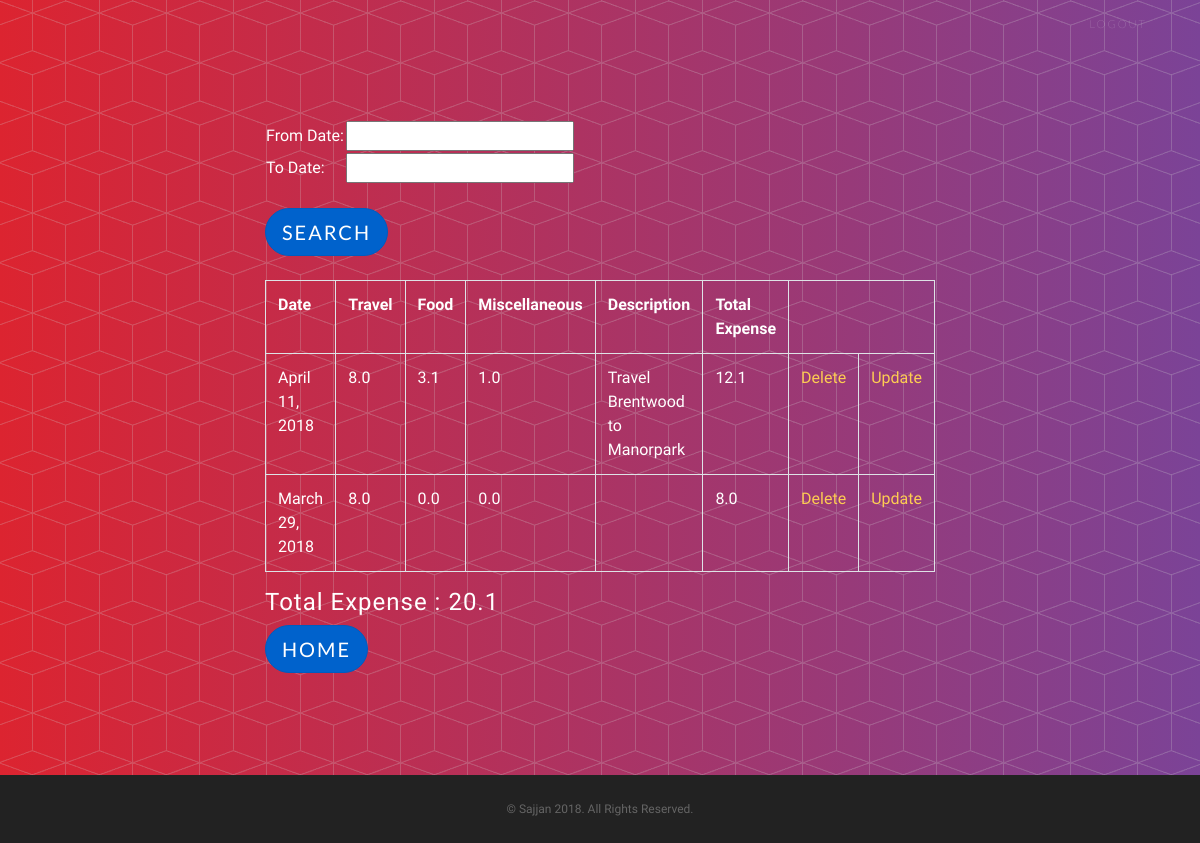
The app's page /expensetracker/list (signed in), older data.
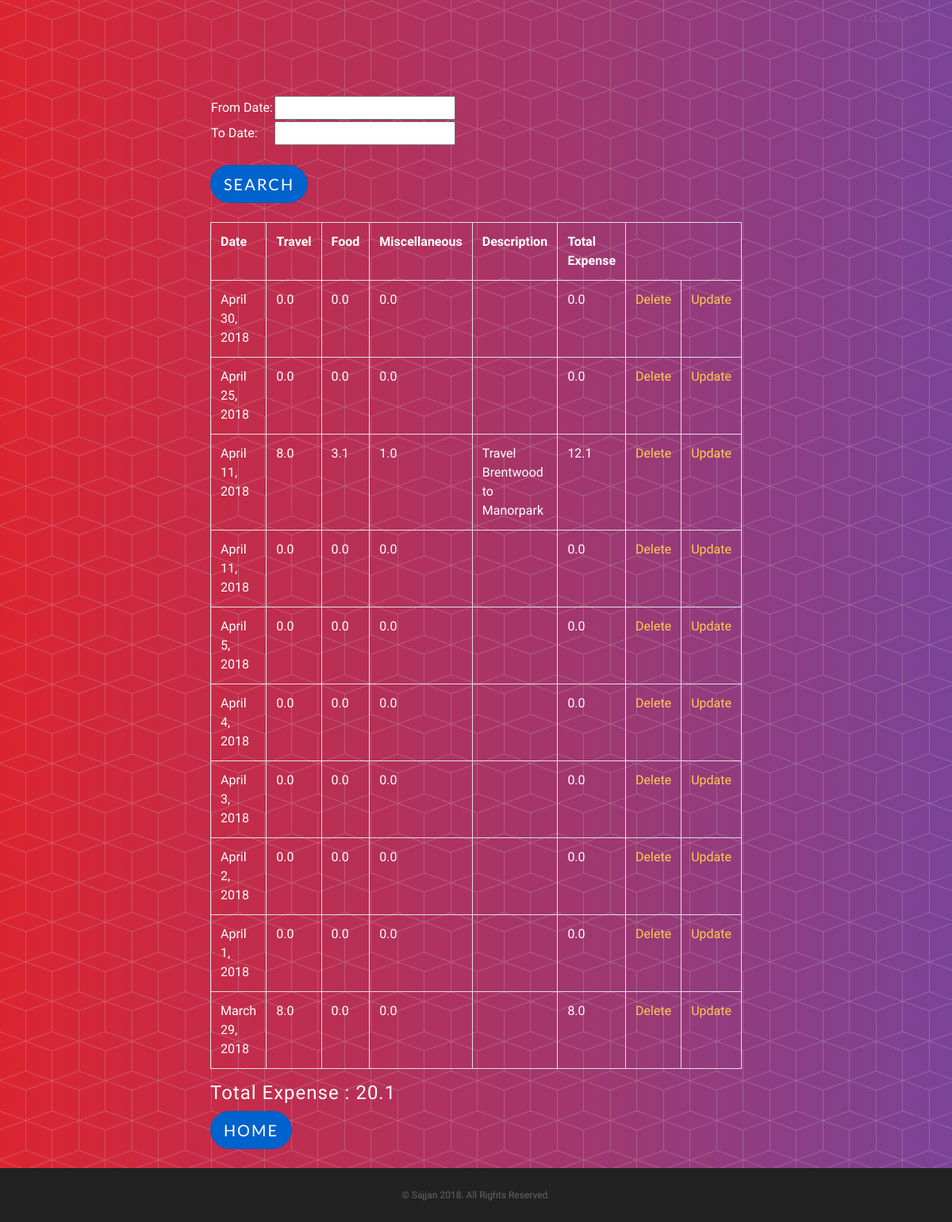
The same page, newer data.
### expensetracker/models.py (models this page shows)
class Expenses(models.Model):
    date = models.DateField('Date')
    travel = models.FloatField('Travel', blank=True,null=True, default=0)
    food = models.FloatField('Food', blank=True,null=True, default=0)
    miscellaneous = models.FloatField('Miscellaneous', blank=True,null=True, default=0)
    total_expense = models.FloatField('Total Expense', blank=True,null=True, default=0)
    descr = models.TextField('Description',max_length=2000,blank=True,null=True, default="")

### expensetracker/views.py (the view)
@login_required
def list(request):
    listExpenses = Expenses.objects.order_by('-date')
    return render_list(request,listExpenses)

### expensetracker/views.py (called while the page is built)
def render_list( request,listExpenses ):
    total = 0
    for expense in listExpenses:
        total += expense.total_expense
    return render(request,'list.html',{'total':total, 'expenses':listExpenses})

### expensetracker/templates/list.html (shortened to what this page needs)
{% extends 'base.html' %}
{% block content %}
    <br>
    <br>
    <form method="POST" action="search" >
        <table>
            <tr>
            <td>
            From Date:
            </td>
            <td>
            <input type="text" name="fromdate" id="fromdate">
            </td>
            </tr>
            <tr>
            <td>
            To Date:
            </td>
            <td>
            <input type="text" name="todate" id="todate">
            </td>
            </tr>
        </table>
        <br>
           <button type="submit" class="btn btn-primary btn-lg active">Search</button>
    </form>
    <br>
    <table class="table table-bordered ">
        <tr>
            <th> Date </th>
            <th> Travel </th>
            <th> Food </th>
            <th> Miscellaneous </th>
            <th> Description</th>
            <th> Total Expense</th>
        </tr>
    {% for expense in expenses %}
        <tr>
            <td>{{expense.date}}</td>
            <td>{{expense.travel}}</td>
            <td>{{expense.food}}</td>
            <td>{{expense.miscellaneous}}</td>
            <td>{{expense.descr}}</td>
            <td>{{expense.total_expense}}</td>
            <td> <a href="{% url 'delete' pk=expense.pk %}"> Delete </a> </td>
            <td> <a href="{% url 'update' pk=expense.pk %}"> Update </a> </td>
        </tr>
    {% endfor %}
    </table>
    <h4> Total Expense : {{total}}</h4>
    <a href="{% url 'index'%}" class="btn btn-primary btn-lg active" role="button" aria-pressed="true"> Home </a>
{% endblock %}

### expensetracker/templates/base.html (shortened to what this page needs)
{% load staticfiles %}
<!DOCTYPE html>
<html lang="en">
  <head>
    <link href="{% static 'vendor/bootstrap/css/bootstrap.min.css' %}" rel="stylesheet">
    <link rel="stylesheet" href="{% static 'vendor/font-awesome/css/font-awesome.min.css'%}">
    <link rel="stylesheet" href="{% static 'vendor/simple-line-icons/css/simple-line-icons.css'%}">
    <link rel="stylesheet" href="{% static 'device-mockups/device-mockups.min.css'%}">
    <link href="{% static 'css/new-age.min.css'%}" rel="stylesheet">
  </head>
  <body id="page-top">
    <nav class="navbar navbar-expand-lg navbar-light fixed-top" id="mainNav">
      <div class="container">
        <div class="collapse navbar-collapse" id="navbarResponsive">
          <ul class="navbar-nav ml-auto">
            <li class="nav-item">
                {% if user.is_authenticated %}
                  <a class="nav-link js-scroll-trigger" href="{% url 'logout' %}">logout</a>
                {%else%}
                <a class="nav-link js-scroll-trigger" href="{% url 'login' %}">login</a>
                {%endif%}
            </li>
          </ul>
        </div>
      </div>
    </nav>
    <header class="masthead">
        <br>
        <br>
        <br>
        <div class="container col-md-7">
          {% block content %}
          {%endblock%}
        </div>
        <br>
    </header>
    <footer>
      <div class="container">
        <p>&copy; Sajjan 2018. All Rights Reserved.</p>
      </div>
    </footer>
    <link href="https://code.jquery.com/ui/1.11.4/themes/smoothness/jquery-ui.css" rel="stylesheet" type="text/css">
  </body>
</html>

Row changes from the older to the newer data that the page shows:
added Expenses: date "April 30, 2018", travel "0.0", food "0.0", miscellaneous "0.0", total_expense "0.0"
added Expenses: date "April 25, 2018", travel "0.0", food "0.0", miscellaneous "0.0", total_expense "0.0"
added Expenses: date "April 11, 2018", travel "0.0", food "0.0", miscellaneous "0.0", total_expense "0.0"
added Expenses: date "April 5, 2018", travel "0.0", food "0.0", miscellaneous "0.0", total_expense "0.0"
added Expenses: date "April 4, 2018", travel "0.0", food "0.0", miscellaneous "0.0", total_expense "0.0"
added Expenses: date "April 3, 2018", travel "0.0", food "0.0", miscellaneous "0.0", total_expense "0.0"
added Expenses: date "April 2, 2018", travel "0.0", food "0.0", miscellaneous "0.0", total_expense "0.0"
added Expenses: date "April 1, 2018", travel "0.0", food "0.0", miscellaneous "0.0", total_expense "0.0"
